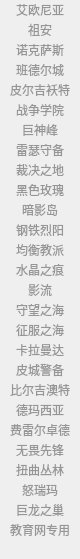
              <widget class="QWidget" name="scrollAreaWidgetContents">
               <property name="geometry">
                <rect>
                 <x>0</x>
                 <y>0</y>
                 <width>79</width>
                 <height>559</height>
                </rect>
               </property>
               <layout class="QFormLayout" name="formLayout">
                <property name="horizontalSpacing">
                 <number>0</number>
                </property>
                <property name="verticalSpacing">
                 <number>0</number>
                </property>
                <property name="leftMargin">
                 <number>0</number>
                </property>
                <property name="topMargin">
                 <number>0</number>
                </property>
                <property name="rightMargin">
                 <number>0</number>
                </property>
                <property name="bottomMargin">
                 <number>0</number>
                </property>
                <item row="0" column="0" colspan="2">
                 <widget class="QPushButton" name="pushButton_AIEcho">
                  <property name="maximumSize">
                   <size>
                    <width>16777215</width>
                    <height>20</height>
                   </size>
                  </property>
                  <property name="cursor">
                   <cursorShape>PointingHandCursor</cursorShape>
                  </property>
                  <property name="styleSheet">
                   <string notr="true">color: rgb(150, 150, 150);
font: 10pt &quot;微软雅黑&quot;;
background-image: url(:/eventq/png/全透明.png);
border-image: url(:/eventq/png/全透明.png);</string>
                  </property>
                  <property name="text">
                   <string>艾欧尼亚</string>
                  </property>
                  <property name="flat">
                   <bool>true</bool>
                  </property>
                 </widget>
                </item>
                <item row="1" column="1">
                 <widget class="QPushButton" name="pushButton_juan">
                  <property name="maximumSize">
                   <size>
                    <width>16777215</width>
                    <height>20</height>
                   </size>
                  </property>
                  <property name="cursor">
                   <cursorShape>PointingHandCursor</cursorShape>
                  </property>
                  <property name="styleSheet">
                   <string notr="true">color: rgb(150, 150, 150);
font: 10pt &quot;微软雅黑&quot;;
background-image: url(:/eventq/png/全透明.png);</string>
                  </property>
                  <property name="text">
                   <string>祖安</string>
                  </property>
                  <property name="flat">
                   <bool>true</bool>
                  </property>
                 </widget>
                </item>
                <item row="2" column="1">
                 <widget class="QPushButton" name="pushButton_Noxus">
                  <property name="maximumSize">
                   <size>
                    <width>16777215</width>
                    <height>20</height>
                   </size>
                  </property>
                  <property name="cursor">
                   <cursorShape>PointingHandCursor</cursorShape>
                  </property>
                  <property name="styleSheet">
                   <string notr="true">color: rgb(150, 150, 150);
font: 10pt &quot;微软雅黑&quot;;
background-image: url(:/eventq/png/全透明.png);</string>
                  </property>
                  <property name="text">
                   <string>诺克萨斯</string>
                  </property>
                  <property name="flat">
                   <bool>true</bool>
                  </property>
                 </widget>
                </item>
                <item row="3" column="1">
                 <widget class="QPushButton" name="pushButton_Bandle">
                  <property name="maximumSize">
                   <size>
                    <width>16777215</width>
                    <height>20</height>
                   </size>
                  </property>
                  <property name="cursor">
                   <cursorShape>PointingHandCursor</cursorShape>
                  </property>
                  <property name="styleSheet">
                   <string notr="true">color: rgb(150, 150, 150);
font: 10pt &quot;微软雅黑&quot;;
background-image: url(:/eventq/png/全透明.png);</string>
                  </property>
                  <property name="text">
                   <string>班德尔城</string>
                  </property>
                  <property name="flat">
                   <bool>true</bool>
                  </property>
                 </widget>
                </item>
                <item row="4" column="1">
                 <widget class="QPushButton" name="pushButton_APyrgi">
                  <property name="maximumSize">
                   <size>
                    <width>16777215</width>
                    <height>20</height>
                   </size>
                  </property>
                  <property name="cursor">
                   <cursorShape>PointingHandCursor</cursorShape>
                  </property>
                  <property name="styleSheet">
                   <string notr="true">color: rgb(150, 150, 150);
font: 10pt &quot;微软雅黑&quot;;
background-image: url(:/eventq/png/全透明.png);</string>
                  </property>
                  <property name="text">
                   <string>皮尔吉袄特</string>
                  </property>
                  <property name="flat">
                   <bool>true</bool>
                  </property>
                 </widget>
                </item>
                <item row="5" column="1">
                 <widget class="QPushButton" name="pushButton_WarCollege">
                  <property name="maximumSize">
                   <size>
                    <width>16777215</width>
                    <height>20</height>
                   </size>
                  </property>
                  <property name="cursor">
                   <cursorShape>PointingHandCursor</cursorShape>
                  </property>
                  <property name="styleSheet">
                   <string notr="true">color: rgb(150, 150, 150);
font: 10pt &quot;微软雅黑&quot;;
background-image: url(:/eventq/png/全透明.png);</string>
                  </property>
                  <property name="text">
                   <string>战争学院</string>
                  </property>
                  <property name="flat">
                   <bool>true</bool>
                  </property>
                 </widget>
                </item>
                <item row="6" column="1">
                 <widget class="QPushButton" name="pushButton_GiantGodPeak">
                  <property name="maximumSize">
                   <size>
                    <width>16777215</width>
                    <height>20</height>
                   </size>
                  </property>
                  <property name="cursor">
                   <cursorShape>PointingHandCursor</cursorShape>
                  </property>
                  <property name="styleSheet">
                   <string notr="true">color: rgb(150, 150, 150);
font: 10pt &quot;微软雅黑&quot;;
background-image: url(:/eventq/png/全透明.png);</string>
                  </property>
                  <property name="text">
                   <string>巨神峰</string>
                  </property>
                  <property name="flat">
                   <bool>true</bool>
                  </property>
                 </widget>
                </item>
                <item row="7" column="1">
                 <widget class="QPushButton" name="pushButton_ReetheGarrison">
                  <property name="maximumSize">
                   <size>
                    <width>16777215</width>
                    <height>20</height>
                   </size>
                  </property>
                  <property name="cursor">
                   <cursorShape>PointingHandCursor</cursorShape>
                  </property>
                  <property name="styleSheet">
                   <string notr="true">color: rgb(150, 150, 150);
font: 10pt &quot;微软雅黑&quot;;
background-image: url(:/eventq/png/全透明.png);</string>
                  </property>
                  <property name="text">
                   <string>雷瑟守备</string>
                  </property>
                  <property name="flat">
                   <bool>true</bool>
                  </property>
                 </widget>
                </item>
                <item row="8" column="1">
                 <widget class="QPushButton" name="pushButton_LandOfJudgment">
                  <property name="maximumSize">
                   <size>
                    <width>16777215</width>
                    <height>20</height>
                   </size>
                  </property>
                  <property name="cursor">
                   <cursorShape>PointingHandCursor</cursorShape>
                  </property>
                  <property name="styleSheet">
                   <string notr="true">color: rgb(150, 150, 150);
font: 10pt &quot;微软雅黑&quot;;
background-image: url(:/eventq/png/全透明.png);</string>
                  </property>
                  <property name="text">
                   <string>裁决之地</string>
                  </property>
                  <property name="flat">
                   <bool>true</bool>
                  </property>
                 </widget>
                </item>
                <item row="9" column="1">
                 <widget class="QPushButton" name="pushButton_BlackRose">
                  <property name="maximumSize">
                   <size>
                    <width>16777215</width>
                    <height>20</height>
                   </size>
                  </property>
                  <property name="cursor">
                   <cursorShape>PointingHandCursor</cursorShape>
                  </property>
                  <property name="styleSheet">
                   <string notr="true">color: rgb(150, 150, 150);
font: 10pt &quot;微软雅黑&quot;;
background-image: url(:/eventq/png/全透明.png);</string>
                  </property>
                  <property name="text">
                   <string>黑色玫瑰</string>
                  </property>
                  <property name="flat">
                   <bool>true</bool>
                  </property>
                 </widget>
                </item>
                <item row="10" column="1">
                 <widget class="QPushButton" name="pushButton_ShadowLsles">
                  <property name="maximumSize">
                   <size>
                    <width>16777215</width>
                    <height>20</height>
                   </size>
                  </property>
                  <property name="cursor">
                   <cursorShape>PointingHandCursor</cursorShape>
                  </property>
                  <property name="styleSheet">
                   <string notr="true">color: rgb(150, 150, 150);
font: 10pt &quot;微软雅黑&quot;;
background-image: url(:/eventq/png/全透明.png);</string>
                  </property>
                  <property name="text">
                   <string>暗影岛</string>
                  </property>
                  <property name="flat">
                   <bool>true</bool>
                  </property>
                 </widget>
                </item>
                <item row="11" column="1">
                 <widget class="QPushButton" name="pushButton_SteelHeat">
                  <property name="maximumSize">
                   <size>
                    <width>16777215</width>
                    <height>20</height>
                   </size>
                  </property>
                  <property name="cursor">
                   <cursorShape>PointingHandCursor</cursorShape>
                  </property>
                  <property name="styleSheet">
                   <string notr="true">color: rgb(150, 150, 150);
font: 10pt &quot;微软雅黑&quot;;
background-image: url(:/eventq/png/全透明.png);</string>
                  </property>
                  <property name="text">
                   <string>钢铁烈阳</string>
                  </property>
                  <property name="flat">
                   <bool>true</bool>
                  </property>
                 </widget>
                </item>
                <item row="12" column="1">
                 <widget class="QPushButton" name="pushButton_BalancedDenomination">
                  <property name="maximumSize">
                   <size>
                    <width>16777215</width>
                    <height>20</height>
                   </size>
                  </property>
                  <property name="cursor">
                   <cursorShape>PointingHandCursor</cursorShape>
                  </property>
                  <property name="styleSheet">
                   <string notr="true">color: rgb(150, 150, 150);
font: 10pt &quot;微软雅黑&quot;;
background-image: url(:/eventq/png/全透明.png);</string>
                  </property>
                  <property name="text">
                   <string>均衡教派</string>
                  </property>
                  <property name="flat">
                   <bool>true</bool>
                  </property>
                 </widget>
                </item>
                <item row="13" column="1">
                 <widget class="QPushButton" name="pushButton_CrystalSScar">
                  <property name="maximumSize">
                   <size>
                    <width>16777215</width>
                    <height>20</height>
                   </size>
                  </property>
                  <property name="cursor">
                   <cursorShape>PointingHandCursor</cursorShape>
                  </property>
                  <property name="styleSheet">
                   <string notr="true">color: rgb(150, 150, 150);
font: 10pt &quot;微软雅黑&quot;;
background-image: url(:/eventq/png/全透明.png);</string>
                  </property>
                  <property name="text">
                   <string>水晶之痕</string>
                  </property>
                  <property name="flat">
                   <bool>true</bool>
                  </property>
                 </widget>
                </item>
                <item row="14" column="1">
                 <widget class="QPushButton" name="pushButton_ShadowFlow">
                  <property name="maximumSize">
                   <size>
                    <width>16777215</width>
                    <height>20</height>
                   </size>
                  </property>
                  <property name="cursor">
                   <cursorShape>PointingHandCursor</cursorShape>
                  </property>
                  <property name="styleSheet">
                   <string notr="true">color: rgb(150, 150, 150);
font: 10pt &quot;微软雅黑&quot;;
background-image: url(:/eventq/png/全透明.png);</string>
                  </property>
                  <property name="text">
                   <string>影流</string>
                  </property>
                  <property name="flat">
                   <bool>true</bool>
                  </property>
                 </widget>
                </item>
                <item row="15" column="1">
                 <widget class="QPushButton" name="pushButton_WatchOfTheSea">
                  <property name="maximumSize">
                   <size>
                    <width>16777215</width>
                    <height>20</height>
                   </size>
                  </property>
                  <property name="cursor">
                   <cursorShape>PointingHandCursor</cursorShape>
                  </property>
                  <property name="styleSheet">
                   <string notr="true">color: rgb(150, 150, 150);
font: 10pt &quot;微软雅黑&quot;;
background-image: url(:/eventq/png/全透明.png);</string>
                  </property>
                  <property name="text">
                   <string>守望之海</string>
                  </property>
                  <property name="flat">
                   <bool>true</bool>
                  </property>
                 </widget>
                </item>
                <item row="16" column="1">
                 <widget class="QPushButton" name="pushButton_ConquestOfTheSea">
                  <property name="maximumSize">
                   <size>
                    <width>16777215</width>
                    <height>20</height>
                   </size>
                  </property>
                  <property name="cursor">
                   <cursorShape>PointingHandCursor</cursorShape>
                  </property>
                  <property name="styleSheet">
                   <string notr="true">color: rgb(150, 150, 150);
font: 10pt &quot;微软雅黑&quot;;
background-image: url(:/eventq/png/全透明.png);</string>
                  </property>
                  <property name="text">
                   <string>征服之海</string>
                  </property>
                  <property name="flat">
                   <bool>true</bool>
                  </property>
                 </widget>
                </item>
                <item row="17" column="1">
                 <widget class="QPushButton" name="pushButton_Kalamunda">
                  <property name="maximumSize">
                   <size>
                    <width>16777215</width>
                    <height>20</height>
                   </size>
                  </property>
                  <property name="cursor">
                   <cursorShape>PointingHandCursor</cursorShape>
                  </property>
                  <property name="styleSheet">
                   <string notr="true">color: rgb(150, 150, 150);
font: 10pt &quot;微软雅黑&quot;;
background-image: url(:/eventq/png/全透明.png);</string>
                  </property>
                  <property name="text">
                   <string>卡拉曼达</string>
                  </property>
                  <property name="flat">
                   <bool>true</bool>
                  </property>
                 </widget>
                </item>
                <item row="18" column="1">
                 <widget class="QPushButton" name="pushButton_CityGuard">
                  <property name="maximumSize">
                   <size>
                    <width>16777215</width>
                    <height>20</height>
                   </size>
                  </property>
                  <property name="cursor">
                   <cursorShape>PointingHandCursor</cursorShape>
                  </property>
                  <property name="styleSheet">
                   <string notr="true">color: rgb(150, 150, 150);
font: 10pt &quot;微软雅黑&quot;;
background-image: url(:/eventq/png/全透明.png);</string>
                  </property>
                  <property name="text">
                   <string>皮城警备</string>
                  </property>
                  <property name="flat">
                   <bool>true</bool>
                  </property>
                 </widget>
                </item>
                <item row="19" column="1">
                 <widget class="QPushButton" name="pushButton_BaoshBirgi">
                  <property name="maximumSize">
                   <size>
                    <width>16777215</width>
                    <height>20</height>
                   </size>
                  </property>
                  <property name="cursor">
                   <cursorShape>PointingHandCursor</cursorShape>
                  </property>
                  <property name="styleSheet">
                   <string notr="true">color: rgb(150, 150, 150);
font: 10pt &quot;微软雅黑&quot;;
background-image: url(:/eventq/png/全透明.png);</string>
                  </property>
                  <property name="text">
                   <string>比尔吉澳特</string>
                  </property>
                  <property name="flat">
                   <bool>true</bool>
                  </property>
                 </widget>
                </item>
                <item row="20" column="1">
                 <widget class="QPushButton" name="pushButton_Demacia">
                  <property name="maximumSize">
                   <size>
                    <width>16777215</width>
                    <height>20</height>
                   </size>
                  </property>
                  <property name="cursor">
                   <cursorShape>PointingHandCursor</cursorShape>
                  </property>
                  <property name="styleSheet">
                   <string notr="true">color: rgb(150, 150, 150);
font: 10pt &quot;微软雅黑&quot;;
background-image: url(:/eventq/png/全透明.png);</string>
                  </property>
                  <property name="text">
                   <string>德玛西亚</string>
                  </property>
                  <property name="flat">
                   <bool>true</bool>
                  </property>
                 </widget>
                </item>
                <item row="21" column="1">
                 <widget class="QPushButton" name="pushButton_FerrerJuud">
                  <property name="maximumSize">
                   <size>
                    <width>16777215</width>
                    <height>20</height>
                   </size>
                  </property>
                  <property name="cursor">
                   <cursorShape>PointingHandCursor</cursorShape>
                  </property>
                  <property name="styleSheet">
                   <string notr="true">color: rgb(150, 150, 150);
font: 10pt &quot;微软雅黑&quot;;
background-image: url(:/eventq/png/全透明.png);</string>
                  </property>
                  <property name="text">
                   <string>费雷尔卓德</string>
                  </property>
                  <property name="flat">
                   <bool>true</bool>
                  </property>
                 </widget>
                </item>
                <item row="22" column="1">
                 <widget class="QPushButton" name="pushButton_FearlessVanguard">
                  <property name="maximumSize">
                   <size>
                    <width>16777215</width>
                    <height>20</height>
                   </size>
                  </property>
                  <property name="cursor">
                   <cursorShape>PointingHandCursor</cursorShape>
                  </property>
                  <property name="styleSheet">
                   <string notr="true">color: rgb(150, 150, 150);
font: 10pt &quot;微软雅黑&quot;;
background-image: url(:/eventq/png/全透明.png);</string>
                  </property>
                  <property name="text">
                   <string>无畏先锋</string>
                  </property>
                  <property name="flat">
                   <bool>true</bool>
                  </property>
                 </widget>
                </item>
                <item row="23" column="1">
                 <widget class="QPushButton" name="pushButton_TwistedTreeline">
                  <property name="minimumSize">
                   <size>
                    <width>0</width>
                    <height>20</height>
                   </size>
                  </property>
                  <property name="maximumSize">
                   <size>
                    <width>16777215</width>
                    <height>20</height>
                   </size>
                  </property>
                  <property name="cursor">
                   <cursorShape>PointingHandCursor</cursorShape>
                  </property>
                  <property name="styleSheet">
                   <string notr="true">color: rgb(150, 150, 150);
font: 10pt &quot;微软雅黑&quot;;
background-image: url(:/eventq/png/全透明.png);</string>
                  </property>
                  <property name="text">
                   <string>扭曲丛林</string>
                  </property>
                  <property name="flat">
                   <bool>true</bool>
                  </property>
                 </widget>
                </item>
                <item row="24" column="1">
                 <widget class="QPushButton" name="pushButton_TheWrathofRama">
                  <property name="maximumSize">
                   <size>
                    <width>16777215</width>
                    <height>20</height>
                   </size>
                  </property>
                  <property name="cursor">
                   <cursorShape>PointingHandCursor</cursorShape>
                  </property>
                  <property name="styleSheet">
                   <string notr="true">color: rgb(150, 150, 150);
font: 10pt &quot;微软雅黑&quot;;
background-image: url(:/eventq/png/全透明.png);</string>
                  </property>
                  <property name="text">
                   <string>怒瑞玛</string>
                  </property>
                  <property name="flat">
                   <bool>true</bool>
                  </property>
                 </widget>
                </item>
                <item row="25" column="1">
                 <widget class="QPushButton" name="pushButton_Dragon">
                  <property name="maximumSize">
                   <size>
                    <width>16777215</width>
                    <height>20</height>
                   </size>
                  </property>
                  <property name="cursor">
                   <cursorShape>PointingHandCursor</cursorShape>
                  </property>
                  <property name="styleSheet">
                   <string notr="true">color: rgb(150, 150, 150);
font: 10pt &quot;微软雅黑&quot;;
background-image: url(:/eventq/png/全透明.png);</string>
                  </property>
                  <property name="text">
                   <string>巨龙之巢</string>
                  </property>
                  <property name="flat">
                   <bool>true</bool>
                  </property>
                 </widget>
                </item>
                <item row="26" column="1">
                 <widget class="QPushButton" name="pushButton_Education">
                  <property name="maximumSize">
                   <size>
                    <width>16777215</width>
                    <height>20</height>
                   </size>
                  </property>
                  <property name="cursor">
                   <cursorShape>PointingHandCursor</cursorShape>
                  </property>
                  <property name="styleSheet">
                   <string notr="true">color: rgb(150, 150, 150);
font: 10pt &quot;微软雅黑&quot;;
background-image: url(:/eventq/png/全透明.png);;</string>
                  </property>
                  <property name="text">
                   <string>教育网专用</string>
                  </property>
                  <property name="flat">
                   <bool>true</bool>
                  </property>
                 </widget>
                </item>
               </layout>
              </widget>
